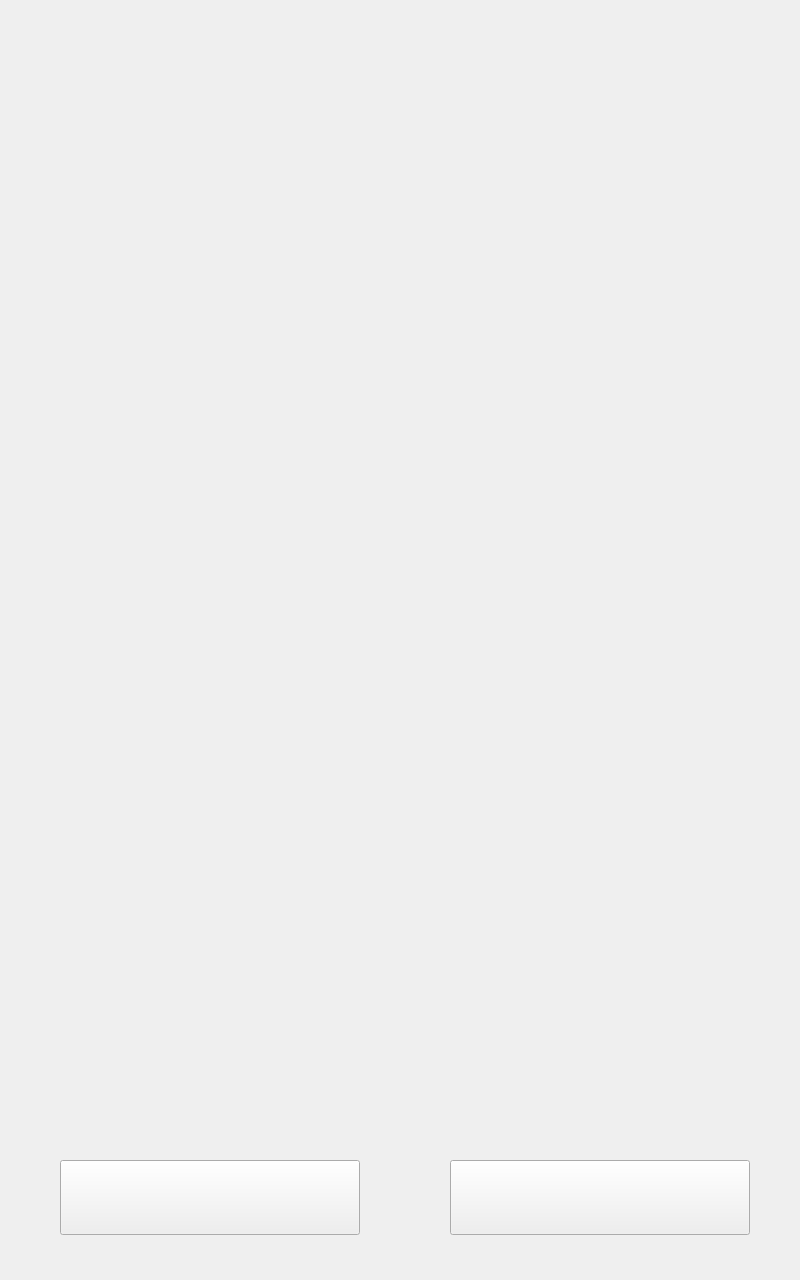
<?xml version="1.0" encoding="UTF-8"?>
<ui version="4.0">
 <class>Cards</class>
 <widget class="QWidget" name="Cards">
  <property name="geometry">
   <rect>
    <x>0</x>
    <y>0</y>
    <width>800</width>
    <height>1280</height>
   </rect>
  </property>
  <property name="windowTitle">
   <string>Form</string>
  </property>
  <widget class="QLabel" name="label">
   <property name="geometry">
    <rect>
     <x>0</x>
     <y>0</y>
     <width>800</width>
     <height>1120</height>
    </rect>
   </property>
   <property name="text">
    <string/>
   </property>
  </widget>
  <widget class="QPushButton" name="pushButton">
   <property name="geometry">
    <rect>
     <x>450</x>
     <y>1160</y>
     <width>300</width>
     <height>75</height>
    </rect>
   </property>
   <property name="text">
    <string/>
   </property>
  </widget>
  <widget class="QPushButton" name="pushButton_2">
   <property name="geometry">
    <rect>
     <x>60</x>
     <y>1160</y>
     <width>300</width>
     <height>75</height>
    </rect>
   </property>
   <property name="text">
    <string/>
   </property>
  </widget>
 </widget>
 <resources/>
 <connections/>
</ui>
